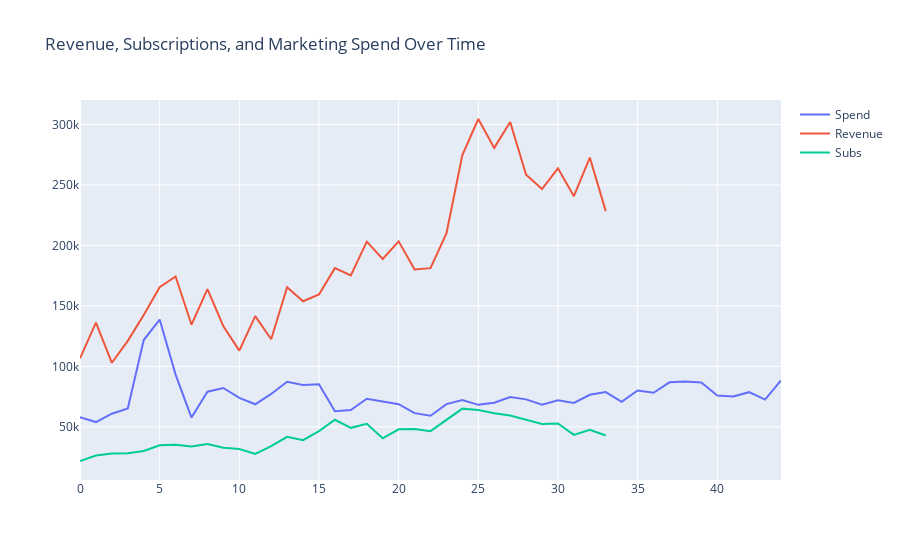

Notebook source saved alongside this figure:
### Code cell
# Create traces
plot_combined_trends(aggregated_df)
